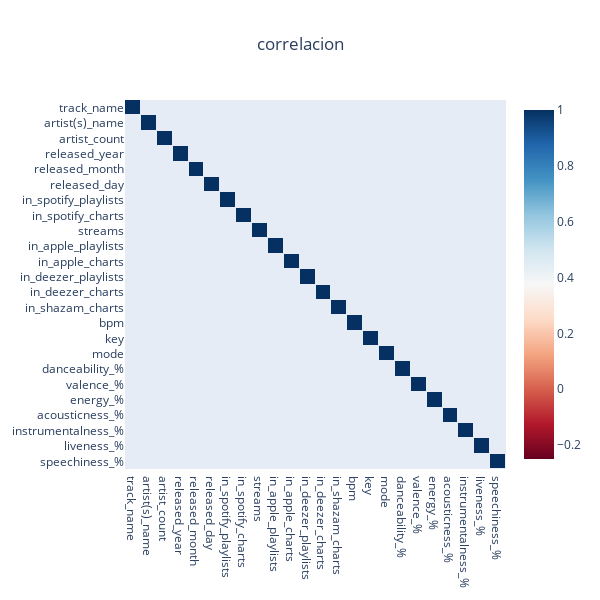

Notebook code for this chart:
### Markdown cell above
Basandonos en los datos estadisticos de las dos distribuciones, las canciones con un artista solo tienden a tener mayor numero de reproducciones.

### Code cell
###### e)

heat = go.Heatmap(
    z = data['streams'],
    x = data.columns.values,
    y = data.columns.values,
    zmin = - 0.25, 
    zmax = 1,
    xgap = 1, 
    ygap = 1,
    colorscale = 'RdBu'
)

layout = go.Layout(
    title_text='correlacion', 
    title_x=0.5, 
    width=600, 
    height=600,
    xaxis_showgrid=False,
    yaxis_showgrid=False,
    yaxis_autorange='reversed'
)

fig=go.Figure(data=[heat], layout=layout)
fig.show()

### Figure 1 — Plotly figure (JSON) as saved in the notebook; plotly's stock layout.template omitted (floating-point values rounded to 4 significant figures; data arrays with more than 128 entries replaced by an {"elided": "..."} marker saying what was removed)
{"data": [{"colorscale": [[0, "rgb(103,0,31)"], [0.1, "rgb(178,24,43)"], [0.2, "rgb(214,96,77)"], [0.3, "rgb(244,165,130)"], [0.4, "rgb(253,219,199)"], [0.5, "rgb(247,247,247)"], [0.6, "rgb(209,229,240)"], [0.7, "rgb(146,197,222)"], [0.8, "rgb(67,147,195)"], [0.9, "rgb(33,102,172)"], [1, "rgb(5,48,97)"]], "type": "heatmap", "x": ["track_name", "artist(s)_name", "artist_count", "released_year", "released_month", "released_day", "in_spotify_playlists", "in_spotify_charts", "streams", "in_apple_playlists", "in_apple_charts", "in_deezer_playlists", "in_deezer_charts", "in_shazam_charts", "bpm", "key", "mode", "danceability_%", "valence_%", "energy_%", "acousticness_%", "instrumentalness_%", "liveness_%", "speechiness_%"], "xgap": 1, "y": ["track_name", "artist(s)_name", "artist_count", "released_year", "released_month", "released_day", "in_spotify_playlists", "in_spotify_charts", "streams", "in_apple_playlists", "in_apple_charts", "in_deezer_playlists", "in_deezer_charts", "in_shazam_charts", "bpm", "key", "mode", "danceability_%", "valence_%", "energy_%", "acousticness_%", "instrumentalness_%", "liveness_%", "speechiness_%"], "ygap": 1, "z": {"elided": "953 str values"}, "zmax": 1, "zmin": -0.25}], "layout": {"height": 600, "title": {"text": "correlacion", "x": 0.5}, "width": 600, "xaxis": {"showgrid": false}, "yaxis": {"autorange": "reversed", "showgrid": false}}}
